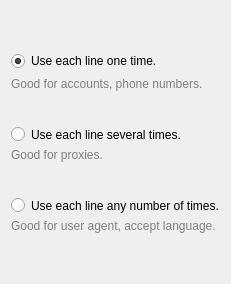
  <widget class="QWizardPage" name="wizardPage_5">
   <property name="title">
    <string>Use mode.</string>
   </property>
   <property name="subTitle">
    <string>Set use mode.</string>
   </property>
   <layout class="QVBoxLayout" name="verticalLayout_6">
    <property name="spacing">
     <number>6</number>
    </property>
    <item>
     <spacer name="verticalSpacer_9">
      <property name="orientation">
       <enum>Qt::Vertical</enum>
      </property>
      <property name="sizeHint" stdset="0">
       <size>
        <width>20</width>
        <height>40</height>
       </size>
      </property>
     </spacer>
    </item>
    <item>
     <widget class="QRadioButton" name="EachLineOneTime">
      <property name="styleSheet">
       <string notr="true"/>
      </property>
      <property name="text">
       <string>Use each line one time.</string>
      </property>
      <property name="checked">
       <bool>true</bool>
      </property>
     </widget>
    </item>
    <item>
     <widget class="QLabel" name="label_10">
      <property name="styleSheet">
       <string notr="true">*{color:gray}</string>
      </property>
      <property name="text">
       <string>Good for accounts, phone numbers.</string>
      </property>
     </widget>
    </item>
    <item>
     <widget class="QRadioButton" name="EachLineSeveralTimes">
      <property name="styleSheet">
       <string notr="true">*{margin-top:30px}</string>
      </property>
      <property name="text">
       <string>Use each line several times.</string>
      </property>
     </widget>
    </item>
    <item>
     <widget class="QLabel" name="label_11">
      <property name="styleSheet">
       <string notr="true">*{color:gray}</string>
      </property>
      <property name="text">
       <string>Good for proxies.</string>
      </property>
     </widget>
    </item>
    <item>
     <widget class="QRadioButton" name="EachLineAnyNumberOfTimes">
      <property name="styleSheet">
       <string notr="true">*{margin-top:30px}</string>
      </property>
      <property name="text">
       <string>Use each line any number of times.</string>
      </property>
     </widget>
    </item>
    <item>
     <widget class="QLabel" name="label_12">
      <property name="styleSheet">
       <string notr="true">*{color:gray}</string>
      </property>
      <property name="text">
       <string>Good for user agent, accept language.</string>
      </property>
     </widget>
    </item>
    <item>
     <spacer name="verticalSpacer_10">
      <property name="orientation">
       <enum>Qt::Vertical</enum>
      </property>
      <property name="sizeHint" stdset="0">
       <size>
        <width>20</width>
        <height>40</height>
       </size>
      </property>
     </spacer>
    </item>
   </layout>
  </widget>
